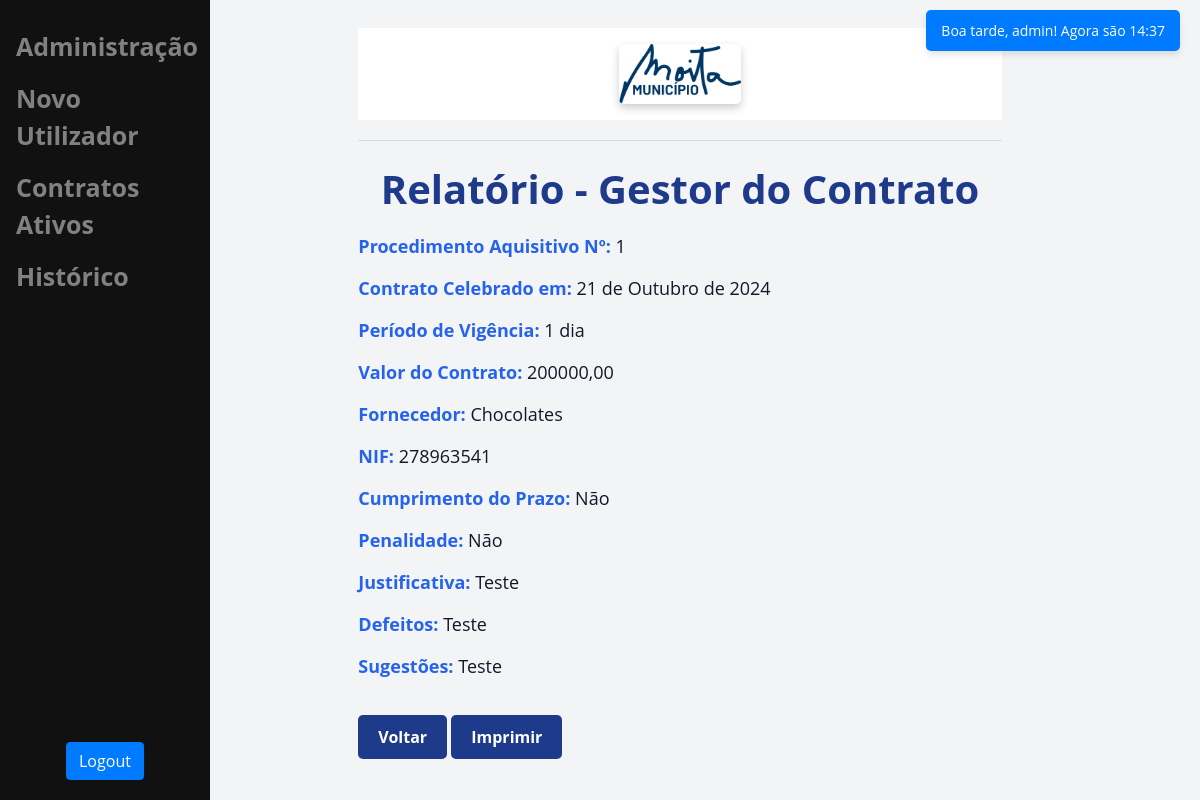
The page /caderno_encargos/10/ (signed in) on the database its author committed.
### main/models.py (models this page shows, shortened)
class CadernoEncargo(models.Model):
    user = models.ForeignKey(User, on_delete=models.CASCADE)
    procedimento_n = models.CharField(max_length=255)
    contrato_celebrado = models.CharField(max_length=255)
    periodo_vigencia = models.CharField(max_length=255)
    valor_contrato = models.DecimalField(max_digits=10, decimal_places=2)
    fornecedor = models.CharField(max_length=255)
    nif = models.CharField(max_length=100)
    cumprimento_prazo = models.BooleanField()
    penalidade = models.BooleanField()
    justificar_prazo = models.TextField(blank=True, null=True)
    defeitos = models.TextField(blank=True, null=True)
    sugestoes = models.TextField(blank=True, null=True)

### main/views.py (the view, shortened to what this page needs)
# urls.py: path('caderno_encargos/<int:contract_id>/', views.caderno_encargos, name='caderno_encargos'),
def caderno_encargos(request, contract_id):
    contract = get_object_or_404(Contract, id=contract_id, user=request.user)
    try:
        caderno = CadernoEncargo.objects.get(user=request.user, procedimento_n=contract.numero)
        return render(request, 'main/caderno_encargos_visualizar.html', {'caderno': caderno, 'contract': contract})
    except CadernoEncargo.DoesNotExist:
        contract_data = {
            'procedimento_n': contract.numero,
            'contrato_celebrado': contract.data_inicial,
            'periodo_vigencia': calcular_diferenca(contract.data_inicial, contract.data_final),
            'valor_contrato': contract.valor_total,
            'fornecedor': contract.fornecedor,
            'nif': contract.nif,
        }
        return render(request, 'main/caderno_encargos.html', {'contract_data': contract_data, 'contract': contract})

### main/templatetags/custom_tags.py (called while the page is built)
@register.simple_tag
def saudacao_e_hora(user):
    current_time = now()
    hour = current_time.hour
    if 5 <= hour < 12:
        greeting = "Bom dia"
    elif 12 <= hour < 18:
        greeting = "Boa tarde"
    else:
        greeting = "Boa noite"
    nome = user.username
    return f"{greeting}, {nome}! Agora são {current_time.strftime('%H:%M')}"

### main/templates/main/caderno_encargos_visualizar.html (shortened to what this page needs)
{% extends 'main/base.html' %}
{% load humanize %}
{% block content %}
<!DOCTYPE html>
<html lang="pt-PT">
<head>
</head>
<h1>Relatório - Gestor do Contrato</h1>
<p><strong>Procedimento Aquisitivo Nº:</strong> {{ caderno.procedimento_n }}</p>
<p><strong>Contrato Celebrado em:</strong> {{ caderno.contrato_celebrado }}</p>
<p><strong>Período de Vigência:</strong> {{ caderno.periodo_vigencia }}</p>
<p><strong>Valor do Contrato:</strong> {{ caderno.valor_contrato }}</p>
<p><strong>Fornecedor:</strong> {{ caderno.fornecedor }}</p>
<p><strong>NIF:</strong> {{ caderno.nif }}</p>
<p><strong>Cumprimento do Prazo:</strong> {{ caderno.cumprimento_prazo|yesno:"Sim,Não" }}</p>
<p><strong>Penalidade:</strong> {{ caderno.penalidade|yesno:"Sim,Não" }}</p>
<p><strong>Justificativa:</strong> {{ caderno.justificar_prazo }}</p>
<p><strong>Defeitos:</strong> {{ caderno.defeitos }}</p>
<p><strong>Sugestões:</strong> {{ caderno.sugestoes }}</p>
<a id="btn-voltar" class="btn-voltar" href="{% url 'contrato_detalhes' contract.id %}">Voltar</a>
<a id="btn-imp" href="{% url 'gerar_pdf_caderno' caderno.id %}" class="btn-imp">Imprimir</a>
{% endblock %}

### main/templates/main/base.html (shortened to what this page needs)
{% load static %}
{% load custom_tags %}
<!doctype html>
<html lang="pt-PT">
<head>
    <link rel="stylesheet" href="https://cdn.jsdelivr.net/npm/bootstrap@4.3.1/dist/css/bootstrap.min.css"
>
</head>
<body>
    <div class="sidenav" id="sidenav">
        {% if user.is_authenticated and user.is_staff %}
        <a href="/admin/">Administração</a>
        <a href="/register/">Novo Utilizador</a>
        {% endif %}
        <a href="/">Contratos Ativos</a>
        {% if user.is_authenticated %}
        <a href="/historico">Histórico</a>
        {% endif %}
        <div style="position: absolute; bottom: 20px; left: 50%; transform: translateX(-50%);">
            {% if user.is_authenticated %}
                <form method="post" action="{% url 'logout' %}">
                    <button type="submit" class="btn btn-primary" style="">Logout</button>
                </form>
            {% else %}
                <a href="{% url 'login' %}">Login</a>
            {% endif %}
        </div>
    </div>
    {% if user.is_authenticated %}
    <div class="greeting">
        {% saudacao_e_hora user %}
    </div>
    {% else %}
    <div>
    </div>
    {% endif %}
    <div id="content" name="content" class="main">
        <div class="row justify-content-center">
            <div class="col-8">
                <h1 class="mt-2"><header class="py-3">
                    <div class="container">
                        <img src="{% static 'images/logotipo-moita.png' %}" alt="Logotipo da Empresa" class="img-fluid" style="max-height: 60px;">
                    </div>
                </header></h1>
                <hr class="mt-0 mb-4">
                {% block content %}
                {% endblock %}
            </div>
        </div>
    </div>
</body>
</html>

### main/templates/main/base.html (style rules this page uses)
:root { --primary-color: #1e3a8a; --secondary-color: #2563eb; --accent-color: #60a5fa; --background-color: #f3f4f6; --text-color: #111827; --light-gray: #e5e7eb; --white: #ffffff; }
body { font-family: 'Open Sans', sans-serif; background-color: var(--background-color); color: var(--text-color); margin: 0; padding: 20px; }
h1 { color: var(--primary-color); font-size: 2rem; margin-bottom: 20px; text-align: center; font-weight: 700; }
header { background-color: white; }
.sidenav { height: 100%; width: 210px; position: fixed; z-index: 1; top: 0; left: 0; background-color: #111; overflow-x: hidden; padding-top: 20px; transition: transform 0.3s ease; transform: translateX(0); }
.sidenav a { padding: 6px 8px 6px 16px; text-decoration: none; font-size: 25px; color: #818181; display: block; }
.main { margin-left: 160px; padding: 0px 10px; transition: margin-left 0.3s ease; }
img { border-radius: 5px; box-shadow: 0 4px 8px rgba(0, 0, 0, 0.2); }
a { color: var(--primary-color); text-decoration: none; font-weight: bold; margin-top: 2px; display: block; text-align: left; }
.greeting { position: fixed; top: 10px; right: 20px; background-color: var(--blue); color: var(--white); padding: 10px 15px; border-radius: 5px; box-shadow: 0 4px 6px rgba(0, 0, 0, 0.1); font-size: 14px; z-index: 10; text-align: right; }

### main/templates/main/caderno_encargos_visualizar.html (style rules this page uses)
body { background-color: var(--background-color); font-family: 'Open Sans', sans-serif; color: var(--text-color); margin: 0; padding: 20px; }
.btn-voltar { display: inline-block; padding: 10px 20px; margin-top: 20px; background-color: var(--primary-color); color: var(--white); text-decoration: none; border-radius: 5px; transition: background-color 0.3s ease; }
.btn-pdf, .btn-imp { display: inline-block; padding: 10px 20px; margin-top: 20px; background-color: var(--primary-color); color: var(--white); text-decoration: none; border-radius: 5px; transition: background-color 0.3s ease; }
h1 { color: var(--primary-color); font-size: 2.5rem; margin-bottom: 20px; }
p { font-size: 1.125rem; margin-bottom: 15px; }
strong { color: var(--secondary-color); }

### rows shown on the page
CadernoEncargo: procedimento_n "1", contrato_celebrado "21 de Outubro de 2024", periodo_vigencia "1 dia", valor_contrato "200000,00", fornecedor "Chocolates", nif "278963541", cumprimento_prazo "Não", penalidade "Não", justificar_prazo "Teste", defeitos "Teste", sugestoes "Teste"
